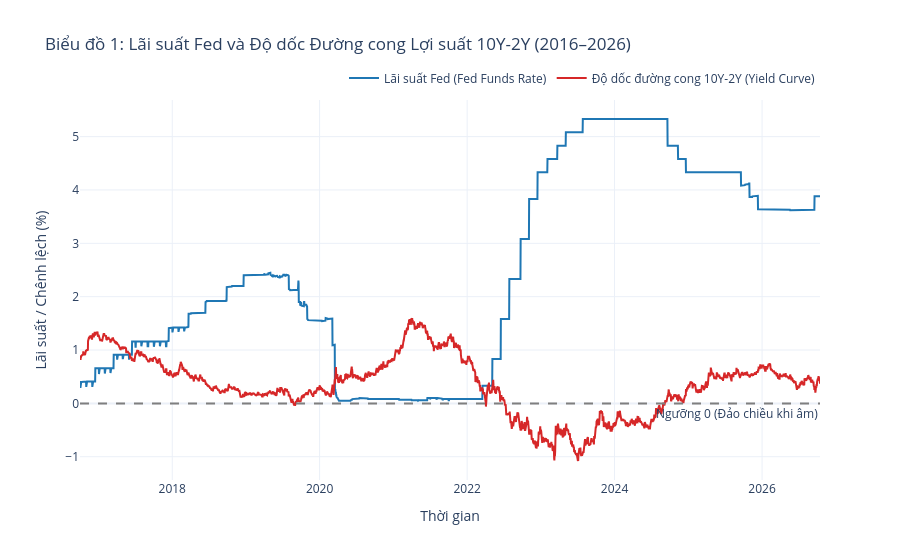

The notebook cell this image was saved under:
### Code cell
fig1 = go.Figure()
fig1.add_trace(go.Scatter(
    x=df_macro['date'],
    y=df_macro['fed_funds_rate'],
    name='Lãi suất Fed (Fed Funds Rate)',
    line=dict(color='#1f77b4', width=2)
))
fig1.add_trace(go.Scatter(
    x=df_macro['date'],
    y=df_macro['curve_10y_2y'],
    name='Độ dốc đường cong 10Y-2Y (Yield Curve)',
    line=dict(color='#d62728', width=2)
))
fig1.add_hline(
    y=0,
    line_dash='dash',
    line_color='#7f7f7f',
    annotation_text='Ngưỡng 0 (Đảo chiều khi âm)',
    annotation_position='bottom right'
)
fig1.update_layout(
    title='Biểu đồ 1: Lãi suất Fed và Độ dốc Đường cong Lợi suất 10Y-2Y (2016–2026)',
    xaxis_title='Thời gian',
    yaxis_title='Lãi suất / Chênh lệch (%)',
    template='plotly_white',
    hovermode='x unified',
    legend=dict(orientation='h', yanchor='bottom', y=1.02, xanchor='right', x=1)
)
fig1.show()

### Figure 1 — Plotly figure (JSON) as saved in the notebook; plotly's stock layout.template omitted (floating-point values rounded to 4 significant figures; data arrays with more than 128 entries replaced by an {"elided": "..."} marker saying what was removed)
{"data": [{"line": {"color": "#1f77b4", "width": 2}, "name": "Lãi suất Fed (Fed Funds Rate)", "type": "scatter", "x": {"elided": "3667 str values"}, "y": {"elided": "3667 float values"}}, {"line": {"color": "#d62728", "width": 2}, "name": "Độ dốc đường cong 10Y-2Y (Yield Curve)", "type": "scatter", "x": {"elided": "3667 str values"}, "y": {"elided": "3667 float values"}}], "layout": {"annotations": [{"showarrow": false, "text": "Ngưỡng 0 (Đảo chiều khi âm)", "x": 1, "xanchor": "right", "xref": "x domain", "y": 0, "yanchor": "top", "yref": "y"}], "hovermode": "x unified", "legend": {"orientation": "h", "x": 1, "xanchor": "right", "y": 1.02, "yanchor": "bottom"}, "shapes": [{"line": {"color": "#7f7f7f", "dash": "dash"}, "type": "line", "x0": 0, "x1": 1, "xref": "x domain", "y0": 0, "y1": 0, "yref": "y"}], "title": {"text": "Biểu đồ 1: Lãi suất Fed và Độ dốc Đường cong Lợi suất 10Y-2Y (2016–2026)"}, "xaxis": {"title": {"text": "Thời gian"}}, "yaxis": {"title": {"text": "Lãi suất / Chênh lệch (%)"}}}}
